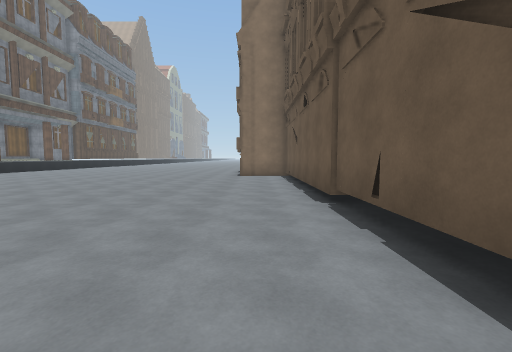
view 1 (above)

24 first-person views from a walk through a Unity game level. The camera is 1.4 m above the floor, tilts 4° down and sees 90° across. The floor is counted in squares, 2 m on a side. Each view is taken from the middle of a square. On the plan, view 1 faces up. The plan holds only what a view shows up to about 9 squares ahead; the rest is blank. The place goes on beyond the plan. The player is left out. Some surface patterns are stand-ins.

view 2
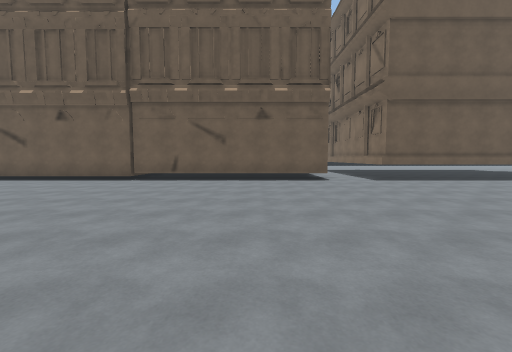

view 3
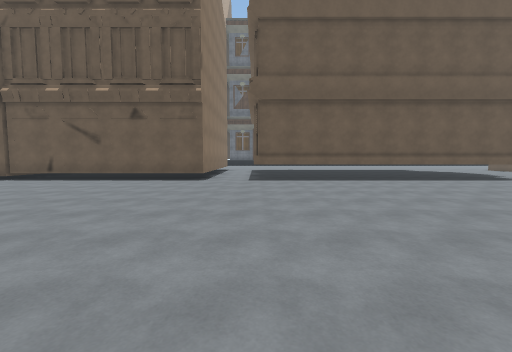

view 4
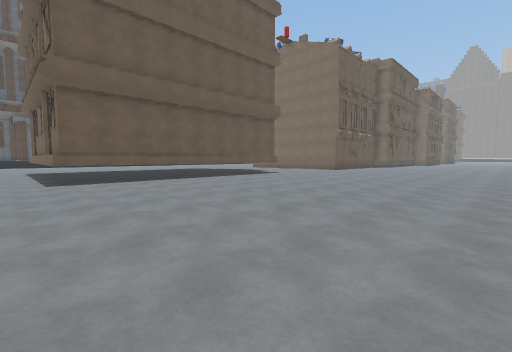

view 5
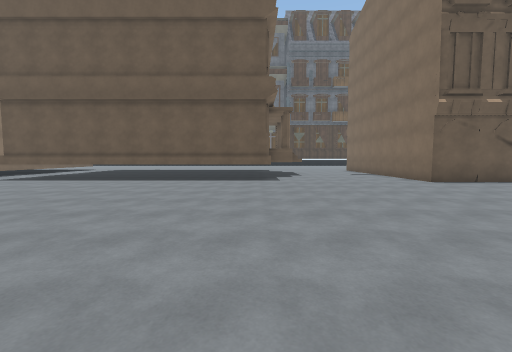

view 6
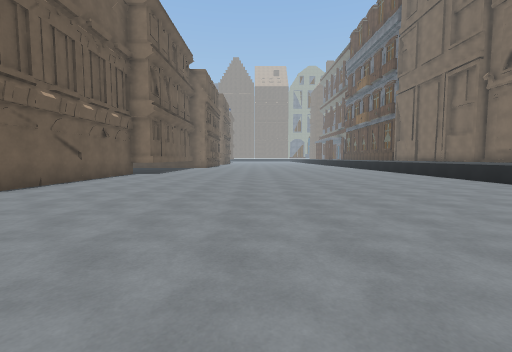

view 7
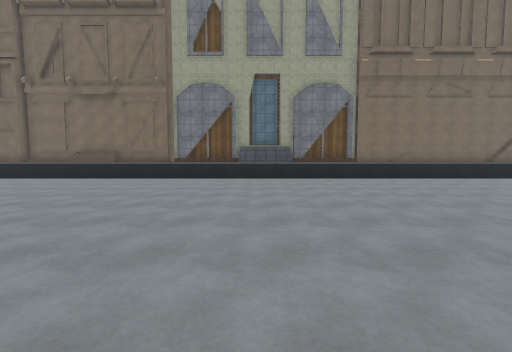

view 8
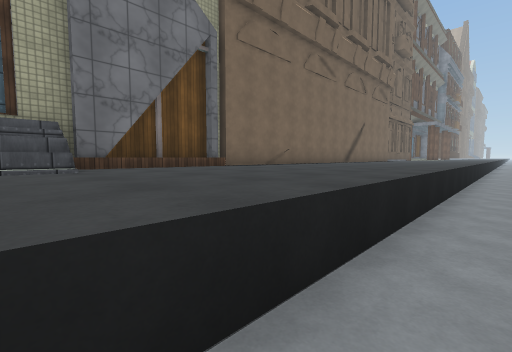

view 9
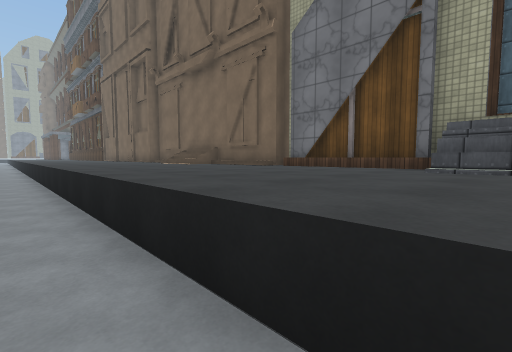

view 10
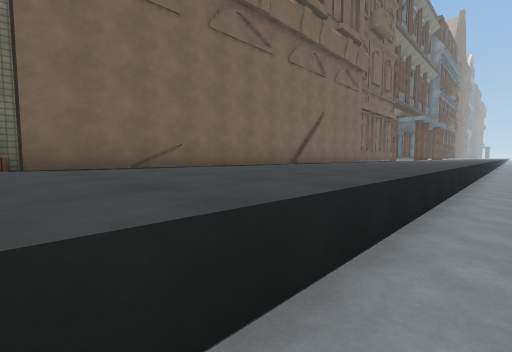

view 11
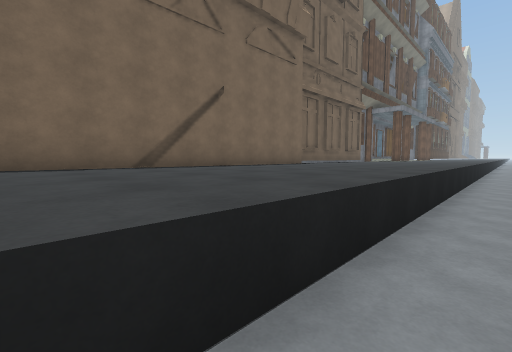

view 12
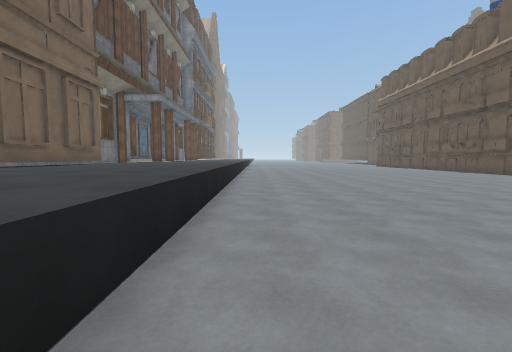

view 13
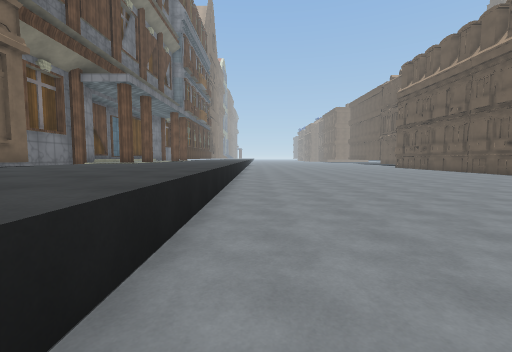

view 14
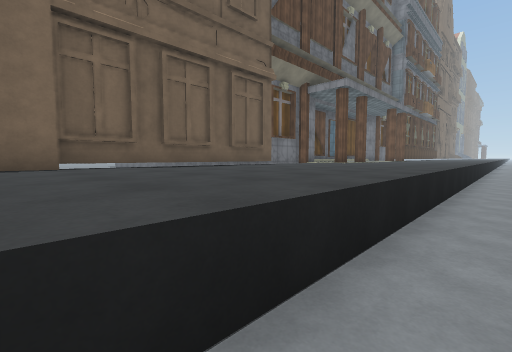

view 15
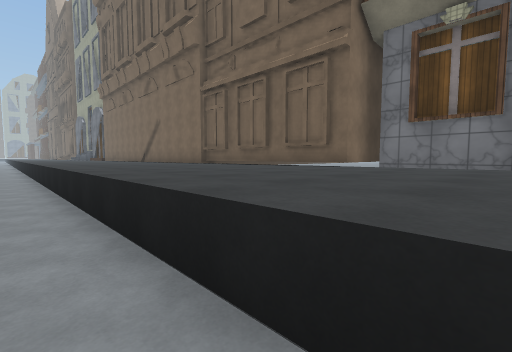

view 16
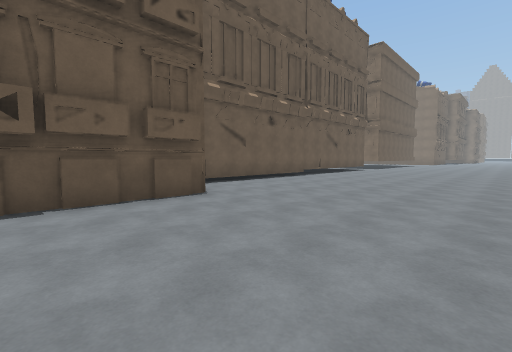

view 17
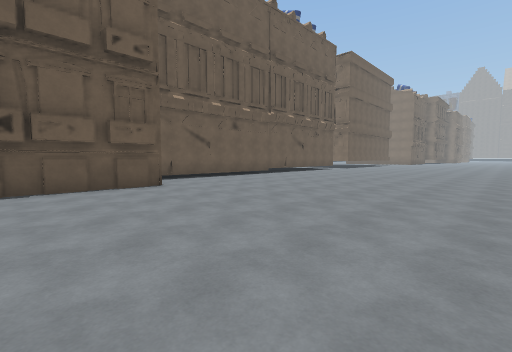

view 18
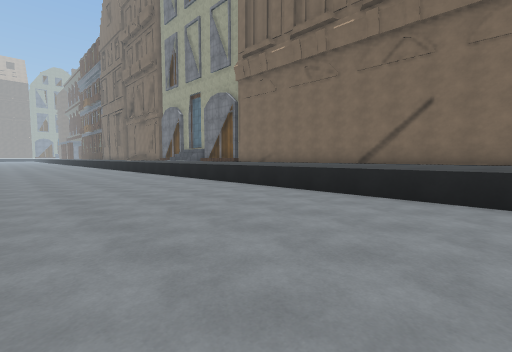

view 19
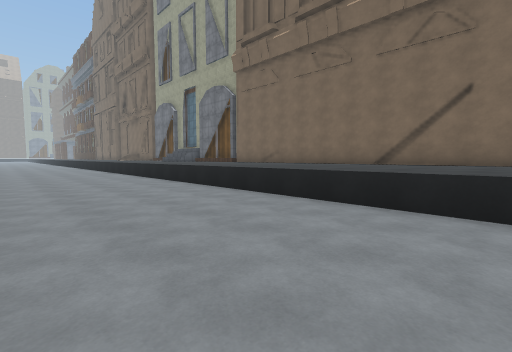

view 20
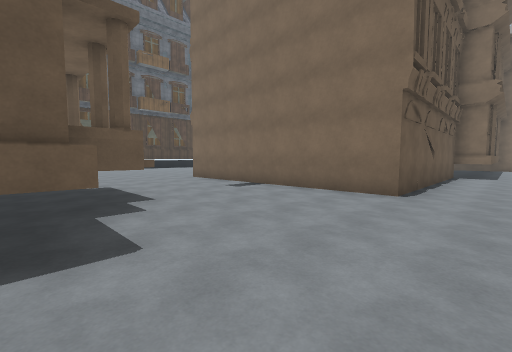

view 21
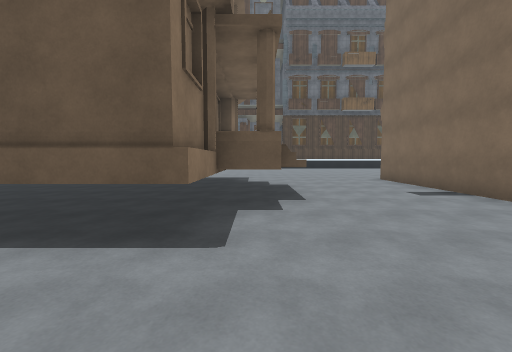

view 22
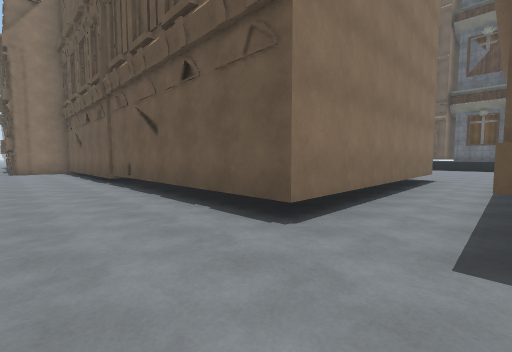

view 23
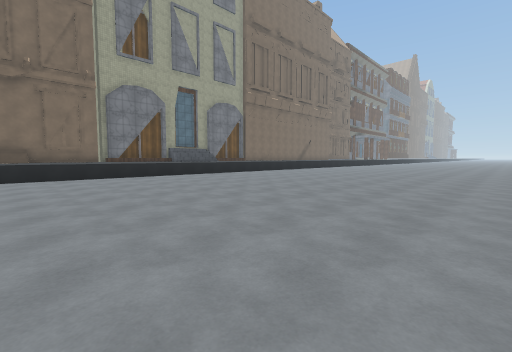

view 24
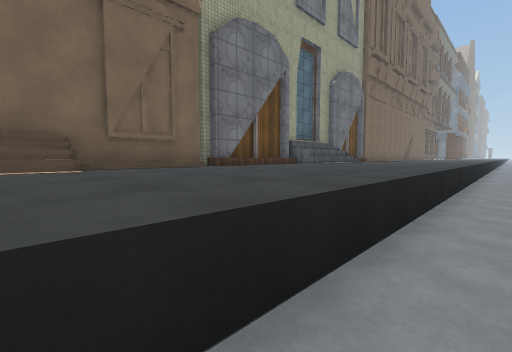

### Floor plan
Key: @ floor where view 1 was taken; # wall or solid block; . floor; ^ raised ledge; B building.
Columns run from 19 left of view 1 to 10 right of it. Each row starts with its distance up from view 1.
 13  #^^^^^^...........#         B
 12  #^^^^^^...........#         B
 11  #^^^^^^...........#         B
 10 BBB^^^^^...........##        B
  9   B^^^^^............#
  8   B^^^^^............B
  7   B^^^^^............#
  6   B^^^^^............#
  5   B^^^^^............#
  4    B^^^^............#
  3    B^^^^............B
  2    B^^^^............B
  1   BB^^^^............B
  0   BB^^^^...........@B
 -1   BB^^^^............B
 -2    B^^^^............B#######..
 -3    B^^^^......................
 -4    B^^^^............BBBBBBBB.
 -5   BB^^^^............B
 -6   BB^^^^............B
 -7    B^^^^............B
 -8   #^^^^^............B
 -9   #^^^^^............B
-10   #^^^^^............B
-11   #^^^^^............B
-12    #^^^^............BBBBBBBB
-13    #^^^^..............BBBB..
-14   #^^^^^...............B ...
-15   #^^^^^....................
-16   #^^^^^....................
-17   #^^^^^............#######.
-18   BB^^^^............#     B
-19    B^^^^............#
-20    BB^^^............#
-21    BB^^^............#

Positions as (right, up) in squares from view 1, and headings:
1: (0, 0), facing up
2: (-7, 0), facing right
3: (-7, -4), facing right
4: (-7, -3), facing down-right
5: (-7, -12), facing right
6: (-5, -12), facing down
7: (-3, -13), facing left
8: (-11, -12), facing up-left
9: (-11, -13), facing down-left
10: (-11, -8), facing up-left
11: (-11, -3), facing up-left
12: (-11, 1), facing up
13: (-11, 4), facing up
14: (-11, 4), facing up-left
15: (-11, 13), facing down-left
16: (-5, 13), facing down-right
17: (-7, 13), facing down-right
18: (-7, 3), facing down-left
19: (-8, 2), facing down-left
20: (-1, -12), facing down-right
21: (-1, -13), facing right
22: (-1, -4), facing up-right
23: (-2, -21), facing up-left
24: (-11, -21), facing up-left
